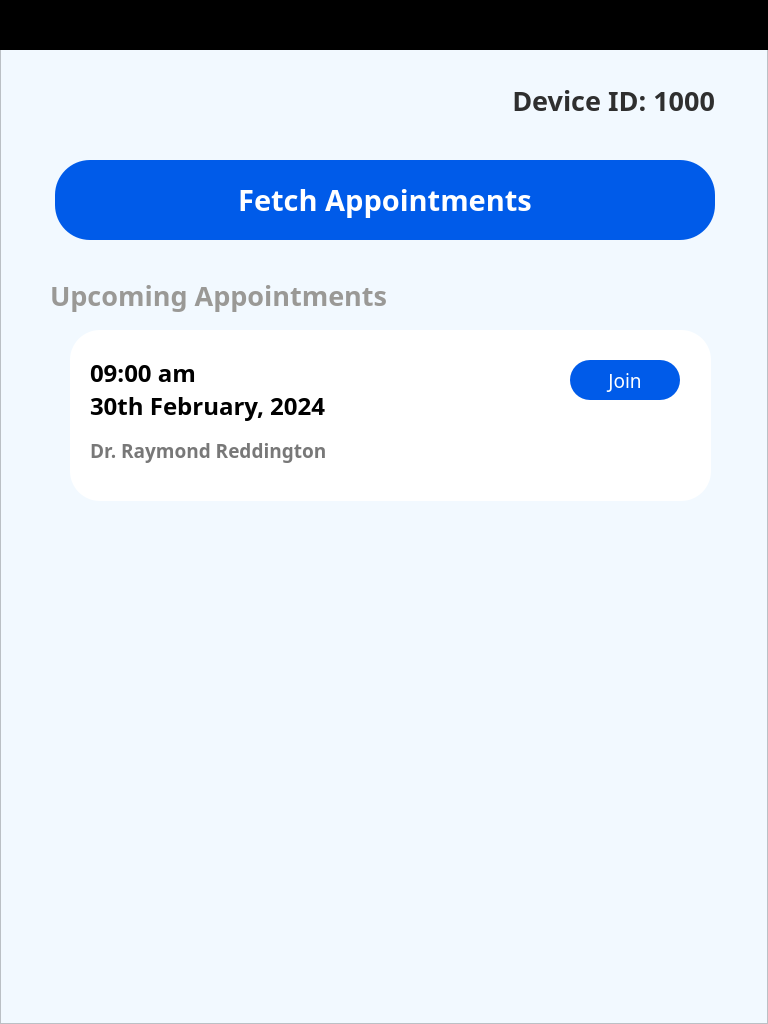
   <widget class="QFrame" name="screen_3">
    <property name="geometry">
     <rect>
      <x>0</x>
      <y>0</y>
      <width>768</width>
      <height>1024</height>
     </rect>
    </property>
    <property name="font">
     <font>
      <family>Product Sans</family>
     </font>
    </property>
    <property name="styleSheet">
     <string notr="true">background-color: #f2f9ff;</string>
    </property>
    <property name="frameShape">
     <enum>QFrame::StyledPanel</enum>
    </property>
    <property name="frameShadow">
     <enum>QFrame::Raised</enum>
    </property>
    <widget class="QLabel" name="label_6">
     <property name="geometry">
      <rect>
       <x>50</x>
       <y>270</y>
       <width>381</width>
       <height>50</height>
      </rect>
     </property>
     <property name="font">
      <font>
       <family>Product Sans</family>
       <pointsize>20</pointsize>
       <bold>true</bold>
      </font>
     </property>
     <property name="styleSheet">
      <string notr="true">color: rgb(154, 153, 150);</string>
     </property>
     <property name="text">
      <string>Upcoming Appointments</string>
     </property>
    </widget>
    <widget class="QFrame" name="appointment_1">
     <property name="geometry">
      <rect>
       <x>70</x>
       <y>330</y>
       <width>641</width>
       <height>171</height>
      </rect>
     </property>
     <property name="font">
      <font>
       <family>Product Sans</family>
      </font>
     </property>
     <property name="styleSheet">
      <string notr="true">background-color: white;
border-radius:30;


border: 10px qradialgradient(spread:pad, cx:0.5, cy:0.5, radius:0.5, fx:0.5, fy:0.5, stop:0 rgba(79, 118, 179, 255), stop:1 rgba(239, 239, 239, 0));</string>
     </property>
     <property name="frameShape">
      <enum>QFrame::StyledPanel</enum>
     </property>
     <property name="frameShadow">
      <enum>QFrame::Raised</enum>
     </property>
     <widget class="QLabel" name="label_12">
      <property name="geometry">
       <rect>
        <x>20</x>
        <y>90</y>
        <width>271</width>
        <height>60</height>
       </rect>
      </property>
      <property name="font">
       <font>
        <family>Product Sans</family>
        <pointsize>14</pointsize>
        <bold>true</bold>
       </font>
      </property>
      <property name="styleSheet">
       <string notr="true">color: rgb(120,120,120);</string>
      </property>
      <property name="text">
       <string>Dr. Raymond Reddington</string>
      </property>
      <property name="wordWrap">
       <bool>true</bool>
      </property>
     </widget>
     <widget class="QLabel" name="label_13">
      <property name="geometry">
       <rect>
        <x>20</x>
        <y>30</y>
        <width>130</width>
        <height>25</height>
       </rect>
      </property>
      <property name="font">
       <font>
        <family>Product Sans</family>
        <pointsize>18</pointsize>
        <bold>true</bold>
       </font>
      </property>
      <property name="styleSheet">
       <string notr="true">background-color: transparent;
color: black;
</string>
      </property>
      <property name="text">
       <string>09:00 am</string>
      </property>
      <property name="alignment">
       <set>Qt::AlignLeading|Qt::AlignLeft|Qt::AlignVCenter</set>
      </property>
     </widget>
     <widget class="QLabel" name="label_14">
      <property name="geometry">
       <rect>
        <x>20</x>
        <y>60</y>
        <width>241</width>
        <height>31</height>
       </rect>
      </property>
      <property name="font">
       <font>
        <family>Product Sans</family>
        <pointsize>18</pointsize>
        <bold>true</bold>
       </font>
      </property>
      <property name="styleSheet">
       <string notr="true">background-color: transparent;
color: rgb(0, 0, 0);
</string>
      </property>
      <property name="text">
       <string>30th February, 2024</string>
      </property>
      <property name="alignment">
       <set>Qt::AlignLeading|Qt::AlignLeft|Qt::AlignVCenter</set>
      </property>
     </widget>
     <widget class="QPushButton" name="pushButton_2">
      <property name="geometry">
       <rect>
        <x>500</x>
        <y>30</y>
        <width>110</width>
        <height>40</height>
       </rect>
      </property>
      <property name="font">
       <font>
        <family>Product Sans</family>
        <pointsize>14</pointsize>
       </font>
      </property>
      <property name="styleSheet">
       <string notr="true">QPushButton{
background-color: rgb(0, 91, 233);
color: rgb(255, 255, 255);
border-radius:20;
}

QPushButton:pressed{
background-color: white;
color: rgb(0, 91, 233);
border: 1px solid rgb(0, 91, 233);

}</string>
      </property>
      <property name="text">
       <string>Join</string>
      </property>
     </widget>
    </widget>
    <widget class="QPushButton" name="pushButton_back">
     <property name="geometry">
      <rect>
       <x>20</x>
       <y>70</y>
       <width>60</width>
       <height>60</height>
      </rect>
     </property>
     <property name="autoFillBackground">
      <bool>false</bool>
     </property>
     <property name="styleSheet">
      <string notr="true">background-color: none;
border:none;</string>
     </property>
     <property name="text">
      <string/>
     </property>
     <property name="icon">
      <iconset>
       <normaloff>rsc/back.png</normaloff>rsc/back.png</iconset>
     </property>
     <property name="iconSize">
      <size>
       <width>70</width>
       <height>70</height>
      </size>
     </property>
    </widget>
    <widget class="QListView" name="listView_2">
     <property name="geometry">
      <rect>
       <x>55</x>
       <y>330</y>
       <width>651</width>
       <height>600</height>
      </rect>
     </property>
     <property name="styleSheet">
      <string notr="true">border: none;</string>
     </property>
    </widget>
    <widget class="QLabel" name="label_21">
     <property name="geometry">
      <rect>
       <x>445</x>
       <y>70</y>
       <width>270</width>
       <height>60</height>
      </rect>
     </property>
     <property name="font">
      <font>
       <family>Product Sans</family>
       <pointsize>20</pointsize>
       <bold>true</bold>
      </font>
     </property>
     <property name="styleSheet">
      <string notr="true">color: #2f2f2f;
background-color: none;</string>
     </property>
     <property name="text">
      <string>Device ID: 1000</string>
     </property>
     <property name="alignment">
      <set>Qt::AlignRight|Qt::AlignTrailing|Qt::AlignVCenter</set>
     </property>
    </widget>
    <widget class="QPushButton" name="btn_8">
     <property name="geometry">
      <rect>
       <x>55</x>
       <y>160</y>
       <width>660</width>
       <height>80</height>
      </rect>
     </property>
     <property name="font">
      <font>
       <family>Product Sans</family>
       <pointsize>22</pointsize>
       <bold>true</bold>
      </font>
     </property>
     <property name="styleSheet">
      <string notr="true">QPushButton{
background-color: #005be9;
color: #ffffff;
border: none;
border-radius: 35;
}

QPushButton:pressed{
background-color: transparent;
border:1px solid  #005be9;
color: #005be9;
}
</string>
     </property>
     <property name="text">
      <string>Fetch Appointments</string>
     </property>
    </widget>
    <widget class="QLabel" name="top_bar">
     <property name="geometry">
      <rect>
       <x>0</x>
       <y>0</y>
       <width>768</width>
       <height>50</height>
      </rect>
     </property>
     <property name="styleSheet">
      <string notr="true">background-color: rgb(0, 0, 0);</string>
     </property>
     <property name="text">
      <string/>
     </property>
    </widget>
    <widget class="QLabel" name="icon_wifi">
     <property name="geometry">
      <rect>
       <x>700</x>
       <y>10</y>
       <width>30</width>
       <height>30</height>
      </rect>
     </property>
     <property name="styleSheet">
      <string notr="true">background-color: rgba(255, 255, 255,0);</string>
     </property>
     <property name="text">
      <string/>
     </property>
     <property name="pixmap">
      <pixmap>rsc/icon_wifi_white.png</pixmap>
     </property>
     <property name="scaledContents">
      <bool>true</bool>
     </property>
    </widget>
    <widget class="QLabel" name="icon_wifi_2">
     <property name="geometry">
      <rect>
       <x>700</x>
       <y>0</y>
       <width>50</width>
       <height>50</height>
      </rect>
     </property>
     <property name="styleSheet">
      <string notr="true">background-color: rgba(255, 255, 255,0);</string>
     </property>
     <property name="text">
      <string/>
     </property>
     <property name="pixmap">
      <pixmap>rsc/icon_battery.png</pixmap>
     </property>
     <property name="scaledContents">
      <bool>true</bool>
     </property>
    </widget>
    <zorder>label_6</zorder>
    <zorder>pushButton_back</zorder>
    <zorder>listView_2</zorder>
    <zorder>appointment_1</zorder>
    <zorder>label_21</zorder>
    <zorder>btn_8</zorder>
    <zorder>top_bar</zorder>
    <zorder>icon_wifi</zorder>
    <zorder>icon_wifi_2</zorder>
   </widget>
